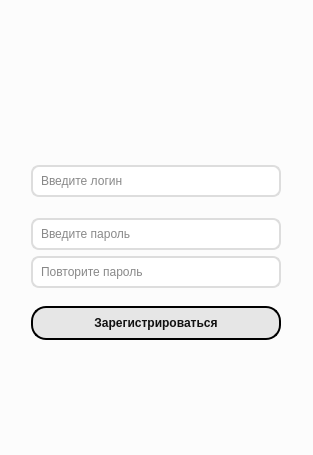
<?xml version="1.0" encoding="UTF-8"?>
<ui version="4.0">
 <class>Form</class>
 <widget class="QWidget" name="Form">
  <property name="geometry">
   <rect>
    <x>0</x>
    <y>0</y>
    <width>313</width>
    <height>455</height>
   </rect>
  </property>
  <property name="windowTitle">
   <string>Form</string>
  </property>
  <property name="styleSheet">
   <string notr="true">QWidget{
background-color: rgba(252, 252, 252, 255);
}
QLineEdit {
    border: 2px solid #DDD;
    border-radius: 8px;
    padding: 6px;
    background: #FFF;
    color: #111;
    selection-background-color: #DDD;
}

QLineEdit:focus {
    border: 2px solid #111;
    background: #FFF;
}

QPushButton {
color: #111;
background-color: rgb(230, 230, 230);
border-radius: 15px;
border: 2px solid #000;
padding: 8px;
font-weight: bold;
}
QPushButton:hover {
    background-color: rgb(200, 200, 200);
}

QPushButton:pressed {
    background-color: #FFF;
}</string>
  </property>
  <layout class="QVBoxLayout" name="verticalLayout_2">
   <item alignment="Qt::AlignHCenter|Qt::AlignVCenter">
    <widget class="QWidget" name="verticalWidget_3" native="true">
     <layout class="QVBoxLayout" name="verticalLayout_5">
      <property name="spacing">
       <number>18</number>
      </property>
      <item alignment="Qt::AlignHCenter">
       <widget class="QWidget" name="verticalWidget_4" native="true">
        <layout class="QVBoxLayout" name="verticalLayout">
         <item>
          <widget class="QLabel" name="label">
           <property name="sizePolicy">
            <sizepolicy hsizetype="Expanding" vsizetype="Expanding">
             <horstretch>0</horstretch>
             <verstretch>0</verstretch>
            </sizepolicy>
           </property>
           <property name="maximumSize">
            <size>
             <width>50</width>
             <height>50</height>
            </size>
           </property>
           <property name="text">
            <string/>
           </property>
           <property name="pixmap">
            <pixmap>../icons/online-registration.png</pixmap>
           </property>
           <property name="scaledContents">
            <bool>true</bool>
           </property>
           <property name="alignment">
            <set>Qt::AlignCenter</set>
           </property>
           <property name="wordWrap">
            <bool>false</bool>
           </property>
          </widget>
         </item>
        </layout>
       </widget>
      </item>
      <item>
       <layout class="QVBoxLayout" name="verticalLayout_3">
        <property name="spacing">
         <number>6</number>
        </property>
        <item>
         <widget class="QLineEdit" name="line_edit_login">
          <property name="sizePolicy">
           <sizepolicy hsizetype="Preferred" vsizetype="Maximum">
            <horstretch>0</horstretch>
            <verstretch>0</verstretch>
           </sizepolicy>
          </property>
          <property name="minimumSize">
           <size>
            <width>250</width>
            <height>0</height>
           </size>
          </property>
          <property name="styleSheet">
           <string notr="true">margin-bottom:15px;</string>
          </property>
          <property name="placeholderText">
           <string>Введите логин</string>
          </property>
         </widget>
        </item>
        <item>
         <widget class="QLineEdit" name="line_edit_password">
          <property name="sizePolicy">
           <sizepolicy hsizetype="Preferred" vsizetype="Maximum">
            <horstretch>0</horstretch>
            <verstretch>0</verstretch>
           </sizepolicy>
          </property>
          <property name="minimumSize">
           <size>
            <width>250</width>
            <height>0</height>
           </size>
          </property>
          <property name="placeholderText">
           <string>Введите пароль</string>
          </property>
         </widget>
        </item>
        <item>
         <widget class="QLineEdit" name="line_edit_password_repeat">
          <property name="sizePolicy">
           <sizepolicy hsizetype="Preferred" vsizetype="Maximum">
            <horstretch>0</horstretch>
            <verstretch>0</verstretch>
           </sizepolicy>
          </property>
          <property name="minimumSize">
           <size>
            <width>250</width>
            <height>0</height>
           </size>
          </property>
          <property name="inputMethodHints">
           <set>Qt::ImhHiddenText</set>
          </property>
          <property name="text">
           <string/>
          </property>
          <property name="placeholderText">
           <string>Повторите пароль</string>
          </property>
         </widget>
        </item>
       </layout>
      </item>
      <item>
       <layout class="QVBoxLayout" name="verticalLayout_4">
        <property name="spacing">
         <number>4</number>
        </property>
        <item>
         <widget class="QPushButton" name="but_registration">
          <property name="styleSheet">
           <string notr="true"/>
          </property>
          <property name="text">
           <string>Зарегистрироваться</string>
          </property>
          <property name="icon">
           <iconset>
            <normaloff>../icons/add_user.png</normaloff>../icons/add_user.png</iconset>
          </property>
         </widget>
        </item>
       </layout>
      </item>
     </layout>
    </widget>
   </item>
  </layout>
 </widget>
 <resources/>
 <connections/>
</ui>
